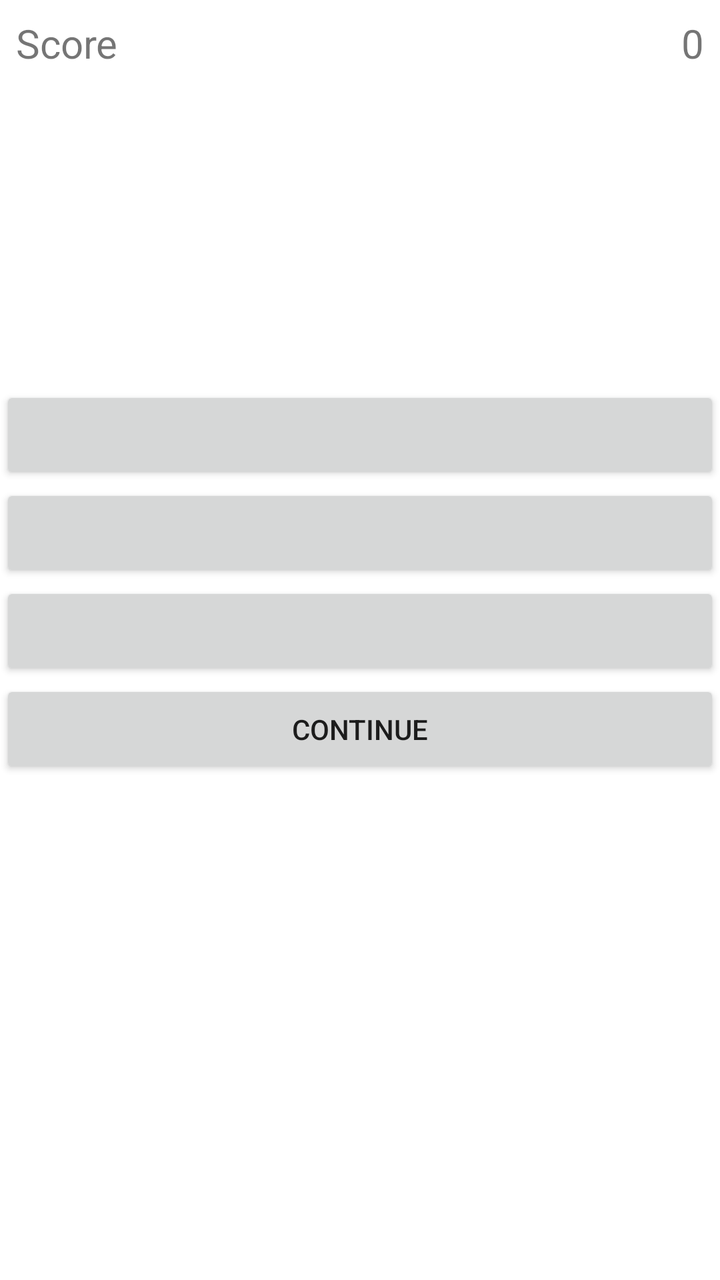
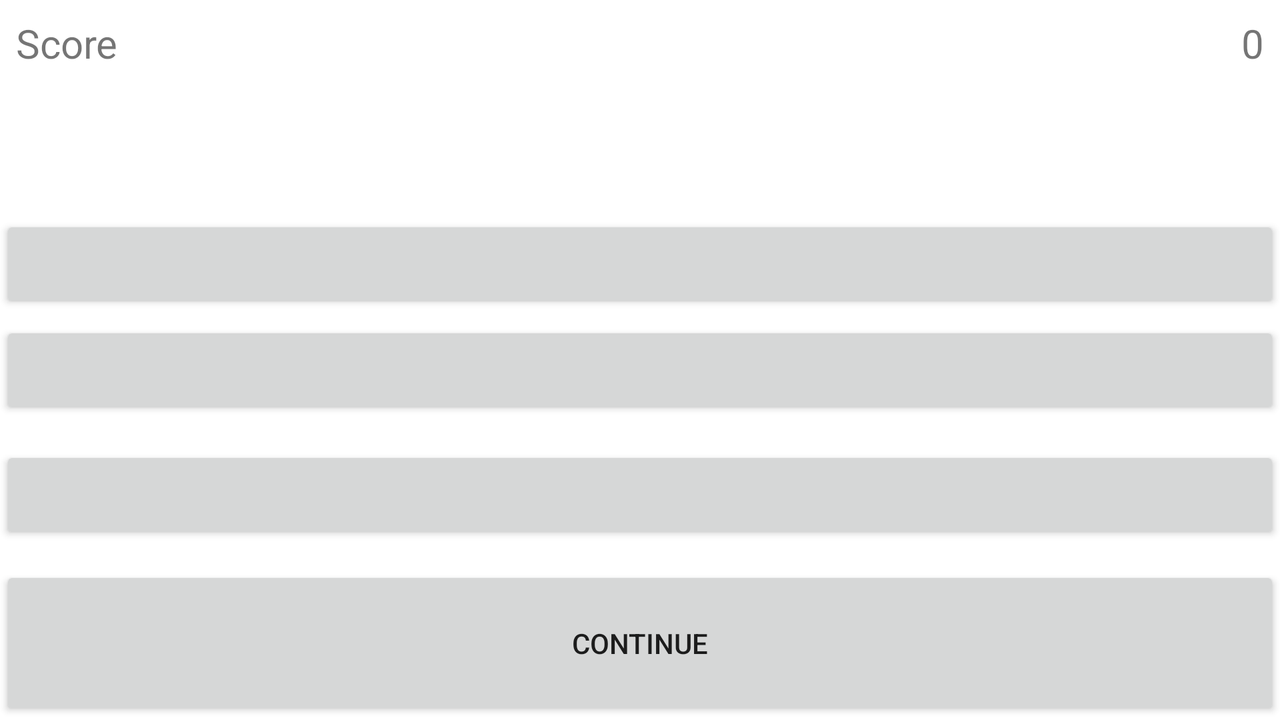

One screen, two layout resources from the same app: the default and the author's alternative for another configuration. Each is rendered where Android would select it; the XML of both is given below.
<!-- AndroidManifest.xml: application theme Theme.CardQuizGame -->
<!-- res/layout/activity_mquest.xml -->
<?xml version="1.0" encoding="utf-8"?>
<LinearLayout xmlns:android="http://schemas.android.com/apk/res/android"
    xmlns:app="http://schemas.android.com/apk/res-auto"
    xmlns:tools="http://schemas.android.com/tools"
    android:layout_width="match_parent"
    android:layout_height="match_parent"
    tools:context=".OEQuest"
    android:orientation = "vertical">

    <RelativeLayout
        android:layout_width="match_parent"
        android:layout_height="wrap_content"
        android:padding="8dp"
        android:layout_marginBottom="40dp" >

        <TextView
            android:layout_width="wrap_content"
            android:layout_height="wrap_content"
            android:text="Score"
            android:textSize="20sp"
            android:layout_alignParentStart="true"
            tools:ignore="HardcodedText" />
        <TextView
            android:layout_width="wrap_content"
            android:layout_height="wrap_content"
            android:id="@+id/grade"
            android:layout_alignParentEnd="true"
            android:text="0"
            android:textSize="20sp"
            tools:ignore="HardcodedText" />

    </RelativeLayout>

    <TextView
        android:layout_width="match_parent"
        android:layout_height="70dp"
        android:textAlignment="center"
        android:textSize="20sp"
        android:padding="8dp"
        android:layout_marginBottom="40dp"
        android:id="@+id/quest" />

    <Button
        android:layout_width="match_parent"
        android:layout_height="wrap_content"
        android:id="@+id/mchoice1"
        android:padding="15dp"
        android:textAlignment="center"/>

    <Button
        android:layout_width="match_parent"
        android:layout_height="wrap_content"
        android:id="@+id/mchoice2"
        android:padding="15dp"
        android:textAlignment="center"/>

    <Button
        android:layout_width="match_parent"
        android:layout_height="wrap_content"
        android:id="@+id/mchoice3"
        android:padding="15dp"
        android:textAlignment="center"/>

    <Button
        android:layout_width="match_parent"
        android:layout_height="wrap_content"
        android:id="@+id/next"
        android:padding="15dp"
        android:text="Continue"
        tools:ignore="HardcodedText" />

</LinearLayout>
<!-- resources referenced by this layout -->
<resources>
  <style name="Theme.CardQuizGame" parent="Theme.MaterialComponents.DayNight.DarkActionBar">
          
          <item name="colorPrimary">@color/purple_500</item>
          <item name="colorPrimaryVariant">@color/purple_700</item>
          <item name="colorOnPrimary">@color/white</item>
          
          <item name="colorSecondary">@color/teal_200</item>
          <item name="colorSecondaryVariant">@color/teal_700</item>
          <item name="colorOnSecondary">@color/black</item>
          
          <item name="android:statusBarColor" tools:targetApi="l">?attr/colorPrimaryVariant</item>
          
      </style>
</resources>
<!-- res/layout-land/activity_mquest.xml (the author's variant of the layout above) -->
<!-- drawn on the phone turned sideways -->
<?xml version="1.0" encoding="utf-8"?>
<androidx.constraintlayout.widget.ConstraintLayout xmlns:android="http://schemas.android.com/apk/res/android"
    xmlns:app="http://schemas.android.com/apk/res-auto"
    xmlns:tools="http://schemas.android.com/tools"
    android:id="@+id/linearLayout"
    android:layout_width="match_parent"
    android:layout_height="match_parent"
    tools:context=".OEQuest">


    <TextView
        android:id="@+id/textView2"
        android:layout_width="wrap_content"
        android:layout_height="wrap_content"
        android:layout_marginStart="8dp"
        android:layout_marginLeft="8dp"
        android:layout_marginTop="8dp"
        android:text="Score"
        android:textSize="20sp"
        app:layout_constraintStart_toStartOf="parent"
        app:layout_constraintTop_toTopOf="parent"
        tools:ignore="HardcodedText" />

    <TextView
        android:id="@+id/grade"
        android:layout_width="wrap_content"
        android:layout_height="wrap_content"
        android:layout_marginTop="8dp"
        android:layout_marginEnd="8dp"
        android:layout_marginRight="8dp"
        android:text="0"
        android:textSize="20sp"
        app:layout_constraintEnd_toEndOf="parent"
        app:layout_constraintTop_toTopOf="parent"
        tools:ignore="HardcodedText" />


    <TextView
        android:id="@+id/quest"
        android:layout_width="0dp"
        android:layout_height="70dp"
        android:layout_marginTop="52dp"
        android:padding="8dp"
        android:textAlignment="center"
        android:textSize="20sp"
        app:layout_constraintEnd_toEndOf="parent"
        app:layout_constraintHorizontal_bias="0.0"
        app:layout_constraintStart_toStartOf="parent"
        app:layout_constraintTop_toTopOf="parent" />

    <Button
        android:id="@+id/mchoice1"
        android:layout_width="0dp"
        android:layout_height="wrap_content"
        android:layout_marginBottom="158dp"
        android:padding="15dp"
        android:textAlignment="center"
        app:layout_constraintBottom_toBottomOf="@+id/next"
        app:layout_constraintEnd_toEndOf="parent"
        app:layout_constraintHorizontal_bias="0.0"
        app:layout_constraintStart_toStartOf="parent"
        app:layout_constraintTop_toTopOf="parent"
        app:layout_constraintVertical_bias="0.703" />

    <Button
        android:id="@+id/mchoice2"
        android:layout_width="0dp"
        android:layout_height="wrap_content"
        android:layout_marginTop="4dp"
        android:padding="15dp"
        android:textAlignment="center"
        app:layout_constraintEnd_toEndOf="parent"
        app:layout_constraintHorizontal_bias="0.0"
        app:layout_constraintStart_toStartOf="parent"
        app:layout_constraintTop_toBottomOf="@+id/mchoice1" />

    <Button
        android:id="@+id/mchoice3"
        android:layout_width="0dp"
        android:layout_height="wrap_content"
        android:layout_marginBottom="88dp"
        android:padding="15dp"
        android:textAlignment="center"
        app:layout_constraintBottom_toBottomOf="parent"
        app:layout_constraintEnd_toEndOf="parent"
        app:layout_constraintHorizontal_bias="0.0"
        app:layout_constraintStart_toStartOf="parent" />

    <Button
        android:id="@+id/next"
        android:layout_width="0dp"
        android:layout_height="0dp"
        android:layout_marginTop="60dp"
        android:padding="15dp"
        android:text="Continue"
        app:layout_constraintBottom_toBottomOf="parent"
        app:layout_constraintEnd_toEndOf="parent"
        app:layout_constraintHorizontal_bias="0.0"
        app:layout_constraintStart_toStartOf="parent"
        app:layout_constraintTop_toTopOf="@+id/mchoice3"
        app:layout_constraintVertical_bias="1.0"
        tools:ignore="HardcodedText" />

</androidx.constraintlayout.widget.ConstraintLayout>
